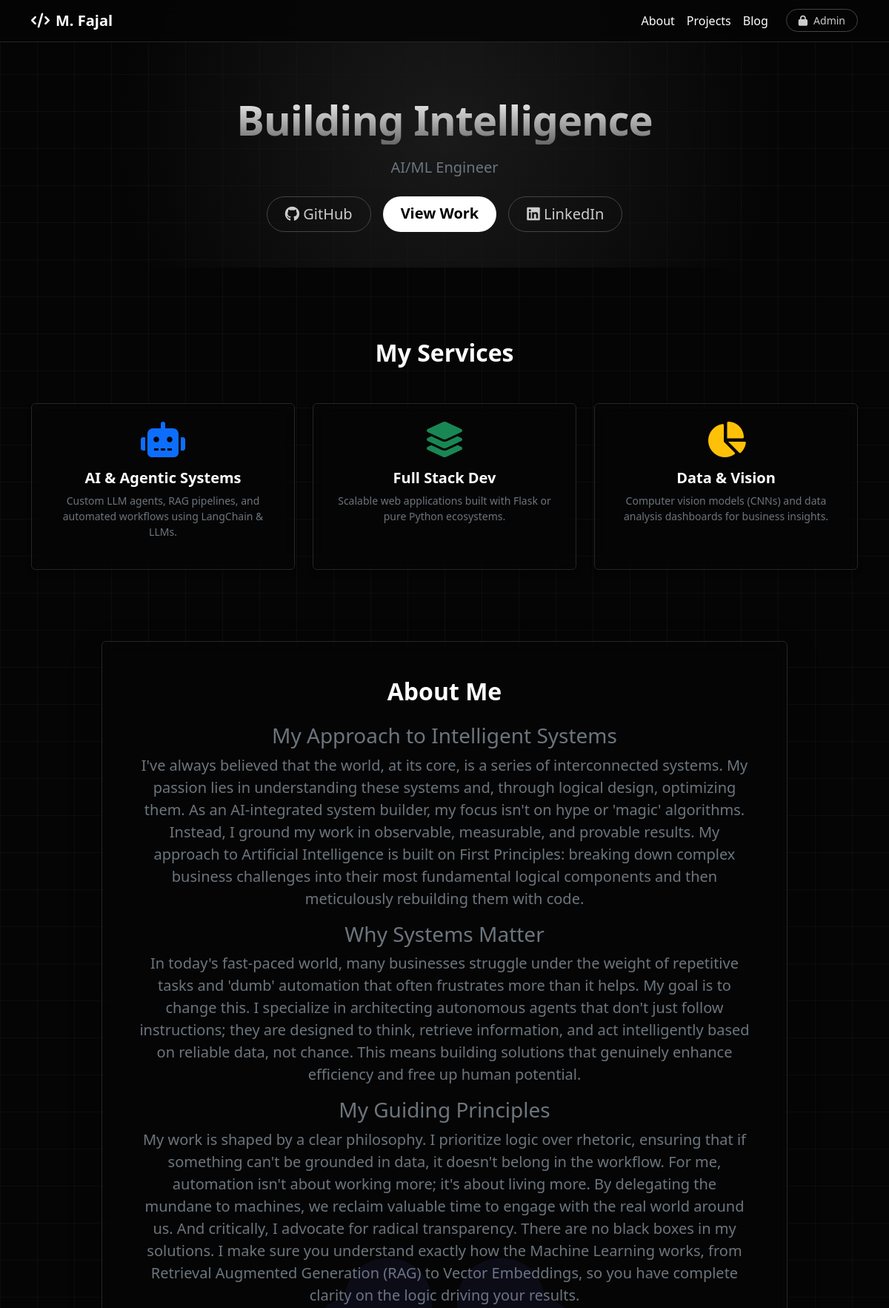
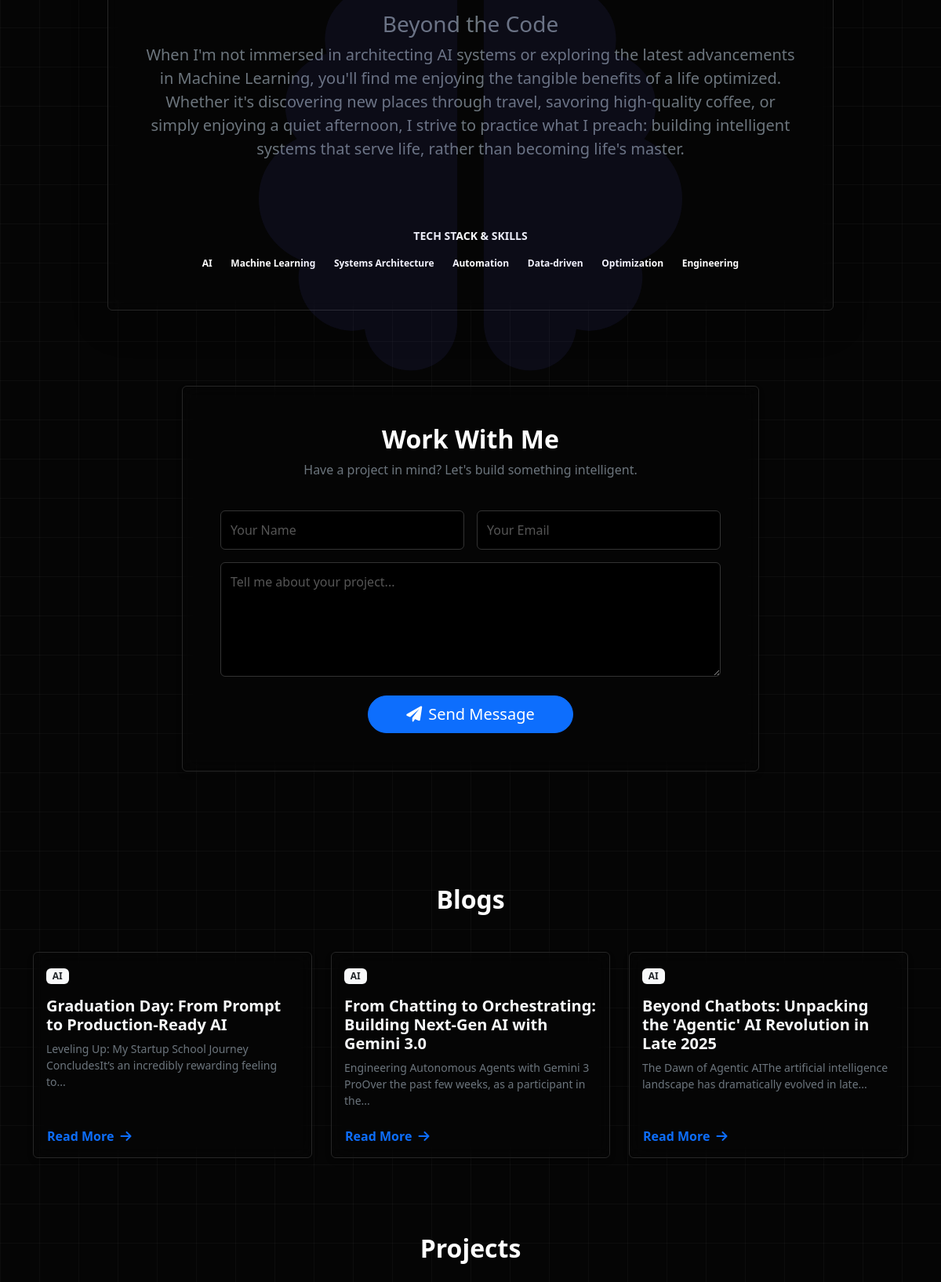
The page / (upper part) on the database its author committed (2 pictures, top to bottom).
### tables this page shows
CREATE TABLE profile (
        id INTEGER PRIMARY KEY AUTOINCREMENT,
        bio TEXT NOT NULL,
        skills TEXT,
        updated_at TIMESTAMP DEFAULT CURRENT_TIMESTAMP
    );

CREATE TABLE blogs (
        id INTEGER PRIMARY KEY AUTOINCREMENT,
        title TEXT NOT NULL,
        content TEXT NOT NULL,
        tags TEXT,
        created_at TIMESTAMP DEFAULT CURRENT_TIMESTAMP
    );

### app.py (the view)
@app.route('/')
def home():
    conn = get_db_connection()
    blogs = conn.execute("SELECT * FROM blogs ORDER BY created_at DESC").fetchall()
    projects = conn.execute("SELECT * FROM projects ORDER BY created_at DESC").fetchall()
    profile = conn.execute("SELECT * FROM profile ORDER BY id DESC LIMIT 1").fetchone()
    conn.close()
    if not profile:
        profile = {"bio": "Welcome to my portfolio.", "skills": "AI, Python"}
    return render_template('index.html', blogs=blogs, projects=projects, profile=profile)

### src/db.py (called while the page is built)
def get_db_connection():
    conn = sqlite3.connect(DB_PATH)
    conn.row_factory = sqlite3.Row
    return conn

### templates/index.html (shortened to what this page needs)
{% extends "base.html" %}
{% block content %}
<header class="hero-section d-flex align-items-center mb-5">
    <div class="container text-center py-5">
        <h1 class="display-4 fw-bold mb-3 hero-title">Building Intelligence</h1>
        <p class="lead mb-4 text-secondary">AI/ML Engineer</p>
        <div class="d-flex justify-content-center gap-3">
            <a href="https://github.com/Mfaj-cod/" target="_blank" class="btn btn-outline-light btn-lg rounded-pill px-4"><i class="fab fa-github"></i> GitHub</a>
            <a href="#projects" class="btn btn-light btn-lg rounded-pill px-4 fw-bold">View Work</a>
            <a href="https://www.linkedin.com/in/m-fajal-400ba9297/" target="_blank" class="btn btn-outline-light btn-lg rounded-pill px-4"><i class="fab fa-linkedin"></i> LinkedIn</a>
        </div>
    </div>
</header>
<section id="services" class="py-5">
    <div class="container">
        <h2 class="fw-bold section-title mb-5 text-center">My Services</h2>
        <div class="row g-4">
            <div class="col-md-4">
                <div class="card card-dark h-100 border-0 p-4 hover-card text-center">
                    <div class="mb-3">
                        <i class="fas fa-robot fa-3x text-primary"></i>
                    </div>
                    <h5 class="fw-bold">AI & Agentic Systems</h5>
                    <p class="text-secondary small">Custom LLM agents, RAG pipelines, and automated workflows using LangChain & LLMs.</p>
                </div>
            </div>
            <div class="col-md-4">
                <div class="card card-dark h-100 border-0 p-4 hover-card text-center">
                    <div class="mb-3">
                        <i class="fas fa-layer-group fa-3x text-success"></i>
                    </div>
                    <h5 class="fw-bold">Full Stack Dev</h5>
                    <p class="text-secondary small">Scalable web applications built with Flask or pure Python ecosystems.</p>
                </div>
            </div>
            <div class="col-md-4">
                <div class="card card-dark h-100 border-0 p-4 hover-card text-center">
                    <div class="mb-3">
                        <i class="fas fa-chart-pie fa-3x text-warning"></i>
                    </div>
                    <h5 class="fw-bold">Data & Vision</h5>
                    <p class="text-secondary small">Computer vision models (CNNs) and data analysis dashboards for business insights.</p>
                </div>
            </div>
        </div>
    </div>
</section>
<section id="about" class="py-5 position-relative">
    <div class="container">
        <div class="row justify-content-center">
            <div class="col-md-10">
                <div class="card card-dark border-0 p-5 shadow-lg">
                    <h2 class="fw-bold section-title mb-4 text-center">About Me</h2>
                    <div class="text-secondary lead fs-5 text-center mb-4">
                        {{ profile.bio | safe }}
                    </div>
                    <div class="text-center mt-5">
                        <h6 class="text-uppercase small fw-bold text-light mb-3 letter-spacing-2">Tech Stack & Skills</h6>
                        <div class="d-flex flex-wrap justify-content-center gap-2">
                            {% if profile.skills %}
                                {% for skill in profile.skills.split(',') %}
                                <span class="badge badge-modern">{{ skill.strip() }}</span>
                                {% endfor %}
                            {% endif %}
                        </div>
                    </div>
                </div>
            </div>
        </div>
    </div>
</section>
<section id="contact" class="py-5 mb-5">
    <div class="container">
        <div class="row justify-content-center">
            <div class="col-md-8">
                <div class="card card-dark border-0 p-5">
                    <div class="text-center mb-4">
                        <h2 class="fw-bold section-title">Work With Me</h2>
                        <p class="text-secondary">Have a project in mind? Let's build something intelligent.</p>
                    </div>
                    <form id="contactForm">
                        <div class="row g-3">
                            <div class="col-md-6">
                                <input type="text" id="contactName" class="form-control form-control-dark" placeholder="Your Name" required>
                            </div>
                            <div class="col-md-6">
                                <input type="email" id="contactEmail" class="form-control form-control-dark" placeholder="Your Email" required>
                            </div>
                            <div class="col-12">
                                <textarea id="contactMessage" class="form-control form-control-dark" rows="5" placeholder="Tell me about your project..." required></textarea>
                            </div>
                            <div class="col-12 text-center mt-4">
                                <button type="submit" class="btn btn-primary btn-lg rounded-pill px-5 btn-glow">
                                    <i class="fas fa-paper-plane me-2"></i>Send Message
                                </button>
                            </div>
                        </div>
                    </form>
                </div>
            </div>
        </div>
    </div>
</section>
<section id="blog" class="py-5">
    <div class="container">
        <h2 class="fw-bold section-title mb-5 text-center">Blogs</h2>
        <div class="row g-4">
            {% for blog in blogs %}
            <div class="col-md-4">
                <div class="card h-100 border-0 card-dark hover-card">
                    <div class="card-body">
                        {% set first_tag = blog.tags.split(',')[0] if blog.tags else 'Tech' %}
                        <span class="badge mb-2 bg-light text-dark fw-bold">{{ first_tag }}</span>
                        <h5 class="card-title fw-bold text-light mt-2">{{ blog.title }}</h5>
                        <div class="card-text text-secondary small text-truncate-3">
                            {{ blog.content | striptags | truncate(100) }}
                        </div>
                    </div>
                    <div class="card-footer border-0 pt-0 bg-transparent">
                        <button class="btn btn-link px-0 text-main fw-bold text-decoration-none" data-bs-toggle="modal" data-bs-target="#blogModal{{ blog.id }}">
                            Read More <i class="fas fa-arrow-right ms-1"></i>
                        </button>
                    </div>
                </div>
            </div>
            {% endfor %}
        </div>
    </div>
</section>
<section id="projects" class="py-5">
    <div class="container">
        <h2 class="fw-bold section-title mb-5 text-center">Projects</h2>
    </div>
</section>
{% endblock %}

### static/style.css (style rules this page uses)
:root { --bg-body: #050505; --bg-card: #0f0f0f; --bg-card-hover: #141414; --text-main: #ffffff; --text-muted: #a0a0a0; --border-color: #262626; --accent-glow: rgba(255, 255, 255, 0.08); }
body { background-color: var(--bg-body); color: var(--text-main); font-family: 'Segoe UI', Tahoma, Geneva, Verdana, sans-serif; min-height: 100vh; background-image: linear-gradient(rgba(255, 255, 255, 0.03) 1px, transparent 1px), linear-gradient(90deg, rgba(255, 255, 255, 0.03) 1px, transparent 1px); background-size: 50px 50px; }
.hero-section { background: radial-gradient(circle at center, #1a1a1a 0%, transparent 70%); padding-top: 80px; }
.hero-title { background: linear-gradient(180deg, #ffffff 0%, #666666 100%); -webkit-background-clip: text; -webkit-text-fill-color: transparent; letter-spacing: -1px; }
.card-dark, .modal-content { background-color: var(--bg-card) !important; border: 1px solid var(--border-color) !important; color: var(--text-main); box-shadow: 0 4px 6px rgba(0,0,0,0.3); transition: transform 0.3s ease, border-color 0.3s ease; }
.form-control { background-color: #000000 !important; border: 1px solid #333 !important; color: #ffffff !important; padding: 12px; }
::placeholder { color: #555 !important; }
.btn-light { background: #ffffff; color: #000; border: none; }
.btn-outline-light { border-color: #444; color: #ccc; }
body::after { content: '\f5dc'; font-family: "Font Awesome 6 Free"; font-weight: 900; position: fixed; top: 50%; left: 50%; transform: translate(-50%, -50%); font-size: 45vw; color: rgba(99, 102, 241, 0.08); z-index: 0; pointer-events: none; animation: pulse-brain 10s ease-in-out infinite alternate; }
.card-dark { background: transparent !important; backdrop-filter: blur(10px); }

### rows shown on the page
profile: bio "My Approach to Intelligent Systems I've always believed that the world, at its core, is a series of interconnected systems. My passion lies in understanding these systems and, through logical design, optimizing them. As an AI-integrated system builder, my focus isn't on hype or 'magic' algorithms. Instead, I ground my work in observable, measurable, and provable results. My approach to Artificial Intelligence is built on First Principles: breaking down complex business challenges into their most fundamental logical components and then meticulously rebuilding them with code. Why Systems Matter In today's fast-paced world, many businesses struggle under the weight of repetitive tasks and…"
blogs: first_tag "AI", title "Graduation Day: From Prompt to Production-Ready AI", content "Leveling Up: My Startup School Journey ConcludesIt’s an incredibly rewarding feeling to..."
blogs: first_tag "AI", title "From Chatting to Orchestrating: Building Next-Gen AI with Gemini 3.0", content "Engineering Autonomous Agents with Gemini 3 ProOver the past few weeks, as a participant in the..."
blogs: first_tag "AI", title "Beyond Chatbots: Unpacking the 'Agentic' AI Revolution in Late 2025", content "The Dawn of Agentic AIThe artificial intelligence landscape has dramatically evolved in late..."

### other values the page prints
{{ skill.strip() }} "AI" "Machine Learning" "Systems Architecture" "Automation" "Data-driven" "Optimization" "Engineering"
